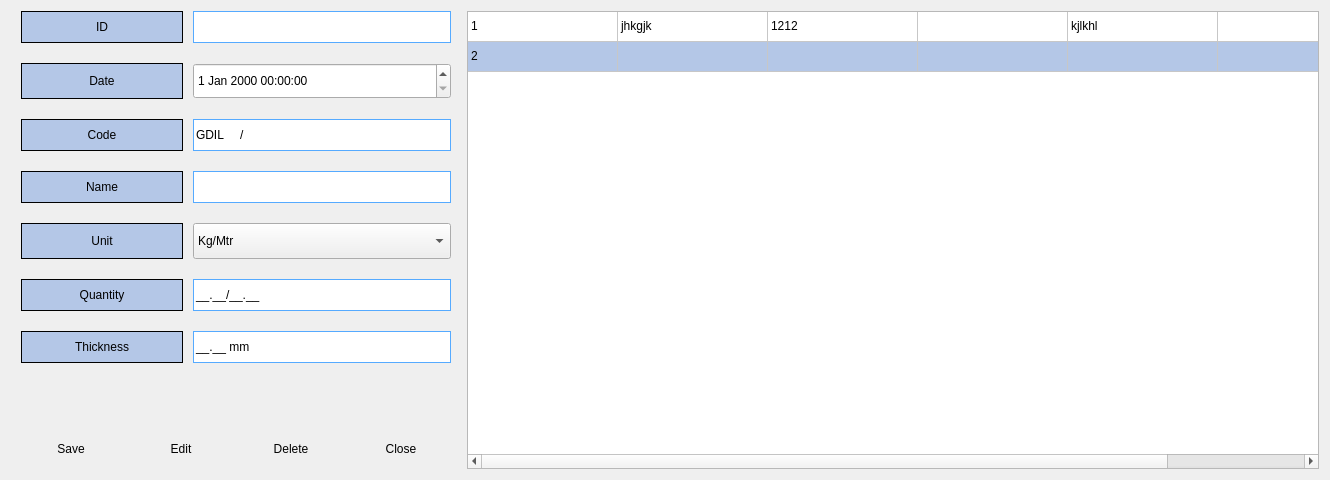
         <widget class="QWidget" name="MaterialsPage">
          <property name="focusPolicy">
           <enum>Qt::ClickFocus</enum>
          </property>
          <property name="autoFillBackground">
           <bool>false</bool>
          </property>
          <property name="styleSheet">
           <string notr="true">QPushButton

{
	color: rgb(0, 0, 0);
	font: bold 16pt &quot;Calibri&quot;;
	min-width: 100px;
	min-height: 40px;
	border-radius: 4px;
	background-color: qlineargradient(x1: 0, y1: 0, x2: 0, y2: 1,
                                      stop: 0 #f6f7fa, stop: 1 #dadbde);
}

QPushButton::pressed {
   background-color: qlineargradient(spread:pad, x1:0.5, y1:0, x2:0.506, y2:1, stop:0 rgba(180, 199, 231, 255), stop:1 rgba(255, 255, 255, 255));
}
QPushButton::hover {
	background-color: qlineargradient(spread:pad, x1:0.5, y1:0, x2:0.506, y2:1, stop:0 rgba(180, 199, 231, 255), stop:1 rgba(255, 255, 255, 255));

}

QPushButton::focus {
	border: 1px solid rgb(0, 85, 255);


}

QLabel
{
	background-color: rgb(180, 199, 231);
	min-width: 160px;
min-height:30px;
	color: rgb(0, 0, 0);
	font: bold 16pt &quot;Calibri&quot;;
	border: 1px solid black;
}

QLineEdit
{

min-height:30px;
	color: rgb(0, 0, 0);
	font: bold 14pt &quot;Calibri&quot;;
border: 1px solid rgb(85, 170, 255);
}

QLineEdit::focus {
	border: 1px solid rgb(0, 85, 255);

}


QTableWidget
{
color: rgb(0, 0, 0);
min-width:850px;
	font: bold 14pt &quot;Calibri&quot;;
	alternate-background-color: rgb(180, 199, 231);
}

QTableWidget::focus
{
	border: 1px solid rgb(0, 85, 255);
}

QHeaderView::section
{
	background-color: rgb(62, 87, 160);
color: white;
font: bold 16pt &quot;Calibri&quot;;

}


QDateTimeEdit
{
color: rgb(0, 0, 0);

min-height:30px;
	font: bold 14pt &quot;Calibri&quot;;
}
QComboBox
{
color: rgb(0, 0, 0);

min-height:30px;
	font: bold 14pt &quot;Calibri&quot;;

}


</string>
          </property>
          <layout class="QGridLayout" name="gridLayout">
           <item row="0" column="0">
            <layout class="QFormLayout" name="formLayout">
             <property name="fieldGrowthPolicy">
              <enum>QFormLayout::AllNonFixedFieldsGrow</enum>
             </property>
             <property name="horizontalSpacing">
              <number>10</number>
             </property>
             <property name="verticalSpacing">
              <number>20</number>
             </property>
             <property name="leftMargin">
              <number>10</number>
             </property>
             <property name="topMargin">
              <number>0</number>
             </property>
             <property name="rightMargin">
              <number>10</number>
             </property>
             <property name="bottomMargin">
              <number>10</number>
             </property>
             <item row="0" column="0">
              <widget class="QLabel" name="label_2">
               <property name="text">
                <string>ID</string>
               </property>
               <property name="alignment">
                <set>Qt::AlignCenter</set>
               </property>
              </widget>
             </item>
             <item row="0" column="1">
              <widget class="QLineEdit" name="MaterialIDENT">
               <property name="focusPolicy">
                <enum>Qt::StrongFocus</enum>
               </property>
               <property name="text">
                <string/>
               </property>
               <property name="readOnly">
                <bool>true</bool>
               </property>
               <property name="clearButtonEnabled">
                <bool>false</bool>
               </property>
              </widget>
             </item>
             <item row="1" column="0">
              <widget class="QLabel" name="label">
               <property name="text">
                <string>Date</string>
               </property>
               <property name="alignment">
                <set>Qt::AlignCenter</set>
               </property>
              </widget>
             </item>
             <item row="1" column="1">
              <widget class="QDateTimeEdit" name="MaterialDatetime">
               <property name="focusPolicy">
                <enum>Qt::StrongFocus</enum>
               </property>
               <property name="showGroupSeparator" stdset="0">
                <bool>false</bool>
               </property>
              </widget>
             </item>
             <item row="2" column="0">
              <widget class="QLabel" name="label_3">
               <property name="text">
                <string>Code</string>
               </property>
               <property name="alignment">
                <set>Qt::AlignCenter</set>
               </property>
              </widget>
             </item>
             <item row="2" column="1">
              <widget class="QLineEdit" name="MaterialCodeENT">
               <property name="inputMask">
                <string>G\DIL 9999/a</string>
               </property>
               <property name="text">
                <string>GDIL /</string>
               </property>
               <property name="maxLength">
                <number>11</number>
               </property>
               <property name="frame">
                <bool>true</bool>
               </property>
              </widget>
             </item>
             <item row="3" column="0">
              <widget class="QLabel" name="label_4">
               <property name="text">
                <string>Name</string>
               </property>
               <property name="alignment">
                <set>Qt::AlignCenter</set>
               </property>
              </widget>
             </item>
             <item row="3" column="1">
              <widget class="QLineEdit" name="MaterialNameENT"/>
             </item>
             <item row="4" column="0">
              <widget class="QLabel" name="label_5">
               <property name="text">
                <string>Unit</string>
               </property>
               <property name="alignment">
                <set>Qt::AlignCenter</set>
               </property>
              </widget>
             </item>
             <item row="4" column="1">
              <widget class="QComboBox" name="MaterialUnitCB">
               <item>
                <property name="text">
                 <string>Kg/Mtr</string>
                </property>
               </item>
              </widget>
             </item>
             <item row="5" column="0">
              <widget class="QLabel" name="label_6">
               <property name="text">
                <string>Quantity</string>
               </property>
               <property name="alignment">
                <set>Qt::AlignCenter</set>
               </property>
              </widget>
             </item>
             <item row="5" column="1">
              <widget class="QLineEdit" name="MaterialQtyENT">
               <property name="inputMask">
                <string>99.99/99.99;_</string>
               </property>
               <property name="text">
                <string>./.</string>
               </property>
              </widget>
             </item>
             <item row="6" column="0">
              <widget class="QLabel" name="label_7">
               <property name="text">
                <string>Thickness</string>
               </property>
               <property name="alignment">
                <set>Qt::AlignCenter</set>
               </property>
              </widget>
             </item>
             <item row="6" column="1">
              <widget class="QLineEdit" name="MaterialThicknessENT">
               <property name="inputMask">
                <string>99.99 mm;_</string>
               </property>
               <property name="text">
                <string>. mm</string>
               </property>
               <property name="placeholderText">
                <string/>
               </property>
              </widget>
             </item>
            </layout>
           </item>
           <item row="1" column="0">
            <spacer name="verticalSpacer_3">
             <property name="orientation">
              <enum>Qt::Vertical</enum>
             </property>
             <property name="sizeHint" stdset="0">
              <size>
               <width>20</width>
               <height>40</height>
              </size>
             </property>
            </spacer>
           </item>
           <item row="2" column="0">
            <layout class="QHBoxLayout" name="horizontalLayout_3">
             <property name="spacing">
              <number>10</number>
             </property>
             <property name="leftMargin">
              <number>10</number>
             </property>
             <property name="topMargin">
              <number>10</number>
             </property>
             <property name="rightMargin">
              <number>10</number>
             </property>
             <property name="bottomMargin">
              <number>0</number>
             </property>
             <item>
              <widget class="QPushButton" name="MaterialSavePBT">
               <property name="minimumSize">
                <size>
                 <width>100</width>
                 <height>40</height>
                </size>
               </property>
               <property name="focusPolicy">
                <enum>Qt::StrongFocus</enum>
               </property>
               <property name="text">
                <string>Save</string>
               </property>
               <property name="checkable">
                <bool>false</bool>
               </property>
               <property name="default">
                <bool>false</bool>
               </property>
               <property name="flat">
                <bool>false</bool>
               </property>
              </widget>
             </item>
             <item>
              <widget class="QPushButton" name="MaterialEditPBT">
               <property name="minimumSize">
                <size>
                 <width>100</width>
                 <height>40</height>
                </size>
               </property>
               <property name="focusPolicy">
                <enum>Qt::StrongFocus</enum>
               </property>
               <property name="text">
                <string>Edit</string>
               </property>
              </widget>
             </item>
             <item>
              <widget class="QPushButton" name="MaterialDeletePBT">
               <property name="minimumSize">
                <size>
                 <width>100</width>
                 <height>40</height>
                </size>
               </property>
               <property name="focusPolicy">
                <enum>Qt::StrongFocus</enum>
               </property>
               <property name="text">
                <string>Delete</string>
               </property>
              </widget>
             </item>
             <item>
              <widget class="QPushButton" name="MaterialClosePBT">
               <property name="minimumSize">
                <size>
                 <width>100</width>
                 <height>40</height>
                </size>
               </property>
               <property name="focusPolicy">
                <enum>Qt::StrongFocus</enum>
               </property>
               <property name="text">
                <string>Close</string>
               </property>
              </widget>
             </item>
            </layout>
           </item>
           <item row="0" column="1" rowspan="3">
            <layout class="QVBoxLayout" name="verticalLayout_10">
             <item>
              <widget class="QTableWidget" name="MaterialTable">
               <property name="enabled">
                <bool>true</bool>
               </property>
               <property name="focusPolicy">
                <enum>Qt::ClickFocus</enum>
               </property>
               <property name="layoutDirection">
                <enum>Qt::LeftToRight</enum>
               </property>
               <property name="autoFillBackground">
                <bool>true</bool>
               </property>
               <property name="frameShape">
                <enum>QFrame::StyledPanel</enum>
               </property>
               <property name="frameShadow">
                <enum>QFrame::Plain</enum>
               </property>
               <property name="lineWidth">
                <number>1</number>
               </property>
               <property name="sizeAdjustPolicy">
                <enum>QAbstractScrollArea::AdjustIgnored</enum>
               </property>
               <property name="editTriggers">
                <set>QAbstractItemView::NoEditTriggers</set>
               </property>
               <property name="alternatingRowColors">
                <bool>true</bool>
               </property>
               <property name="selectionMode">
                <enum>QAbstractItemView::SingleSelection</enum>
               </property>
               <property name="selectionBehavior">
                <enum>QAbstractItemView::SelectRows</enum>
               </property>
               <property name="textElideMode">
                <enum>Qt::ElideRight</enum>
               </property>
               <property name="showGrid">
                <bool>true</bool>
               </property>
               <property name="wordWrap">
                <bool>true</bool>
               </property>
               <property name="cornerButtonEnabled">
                <bool>true</bool>
               </property>
               <attribute name="horizontalHeaderVisible">
                <bool>false</bool>
               </attribute>
               <attribute name="horizontalHeaderCascadingSectionResizes">
                <bool>true</bool>
               </attribute>
               <attribute name="horizontalHeaderDefaultSectionSize">
                <number>150</number>
               </attribute>
               <attribute name="horizontalHeaderHighlightSections">
                <bool>false</bool>
               </attribute>
               <attribute name="horizontalHeaderStretchLastSection">
                <bool>false</bool>
               </attribute>
               <attribute name="verticalHeaderVisible">
                <bool>false</bool>
               </attribute>
               <attribute name="verticalHeaderHighlightSections">
                <bool>true</bool>
               </attribute>
               <row>
                <property name="text">
                 <string>New Row</string>
                </property>
               </row>
               <row>
                <property name="text">
                 <string>New Row</string>
                </property>
               </row>
               <column>
                <property name="text">
                 <string>ID</string>
                </property>
                <property name="font">
                 <font>
                  <family>Calibri</family>
                  <pointsize>18</pointsize>
                  <weight>75</weight>
                  <bold>true</bold>
                 </font>
                </property>
                <property name="textAlignment">
                 <set>AlignCenter</set>
                </property>
               </column>
               <column>
                <property name="text">
                 <string>Code</string>
                </property>
                <property name="font">
                 <font>
                  <family>Calibri</family>
                  <pointsize>18</pointsize>
                  <weight>75</weight>
                  <bold>true</bold>
                 </font>
                </property>
                <property name="textAlignment">
                 <set>AlignCenter</set>
                </property>
               </column>
               <column>
                <property name="text">
                 <string>Name</string>
                </property>
                <property name="font">
                 <font>
                  <family>Calibri</family>
                  <pointsize>18</pointsize>
                  <weight>75</weight>
                  <bold>true</bold>
                 </font>
                </property>
                <property name="textAlignment">
                 <set>AlignCenter</set>
                </property>
               </column>
               <column>
                <property name="text">
                 <string>Unit</string>
                </property>
                <property name="font">
                 <font>
                  <family>Calibri</family>
                  <pointsize>18</pointsize>
                  <weight>75</weight>
                  <bold>true</bold>
                 </font>
                </property>
                <property name="textAlignment">
                 <set>AlignCenter</set>
                </property>
               </column>
               <column>
                <property name="text">
                 <string>Quantity</string>
                </property>
                <property name="font">
                 <font>
                  <family>Calibri</family>
                  <pointsize>18</pointsize>
                  <weight>75</weight>
                  <bold>true</bold>
                 </font>
                </property>
                <property name="textAlignment">
                 <set>AlignCenter</set>
                </property>
               </column>
               <column>
                <property name="text">
                 <string>Thickness</string>
                </property>
                <property name="font">
                 <font>
                  <family>Calibri</family>
                  <pointsize>18</pointsize>
                  <weight>75</weight>
                  <bold>true</bold>
                 </font>
                </property>
                <property name="textAlignment">
                 <set>AlignCenter</set>
                </property>
               </column>
               <item row="0" column="0">
                <property name="text">
                 <string>1</string>
                </property>
               </item>
               <item row="0" column="1">
                <property name="text">
                 <string>jhkgjk</string>
                </property>
               </item>
               <item row="0" column="2">
                <property name="text">
                 <string>1212</string>
                </property>
               </item>
               <item row="0" column="4">
                <property name="text">
                 <string>kjlkhl</string>
                </property>
               </item>
               <item row="1" column="0">
                <property name="text">
                 <string>2</string>
                </property>
               </item>
              </widget>
             </item>
            </layout>
           </item>
          </layout>
         </widget>
